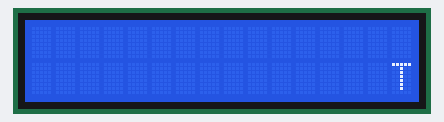
Recording of a sketch running on a simulated Arduino Uno, built with avr-gcc and run on an emulated ATmega328P. On the bench: 16×2 character LCD.

Above: at 0.44 s.
At 5.23 s:
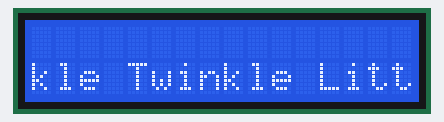
At 10.28 s:
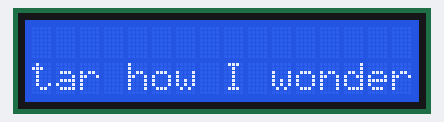
At 20.13 s:
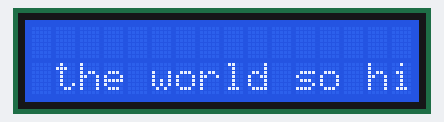
At 29.97 s:
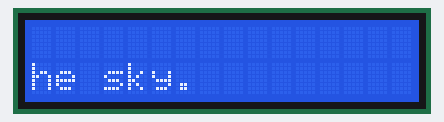
At 39.82 s:
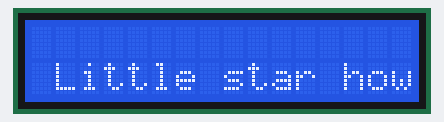

The sketch:

2_line_up_static_down_scrolling_scrollling_text_lcd.ino
```cpp
#include <LiquidCrystal.h>
//                BS  E  D4 D5  D6 D7
LiquidCrystal lcd(12, 11, 5, 4, 3, 2);
char * messagePadded = "                Twinkle Twinkle Little star how I wonder what you are, up above the world so high, like a diamond in the sky.                ";

void setup()
{
  lcd.begin (16, 2);
  lcd.setCursor(3, 0);

}

void loop()
{
  for (int letter = 0; letter <= strlen(messagePadded) - 16; letter++) //From 0 to upto n-16 characters supply to below function
  {
    showLetters(0, letter);
  }
}

void showLetters(int printStart, int startLetter)
{
  lcd.setCursor(printStart, 1);
  for (int letter = startLetter; letter <= startLetter + 15; letter++) // Print only 16 chars in Line #2 starting 'startLetter'
  {
    lcd.print(messagePadded[letter]);
  }
  lcd.print(" ");
  delay(250);
}
```
